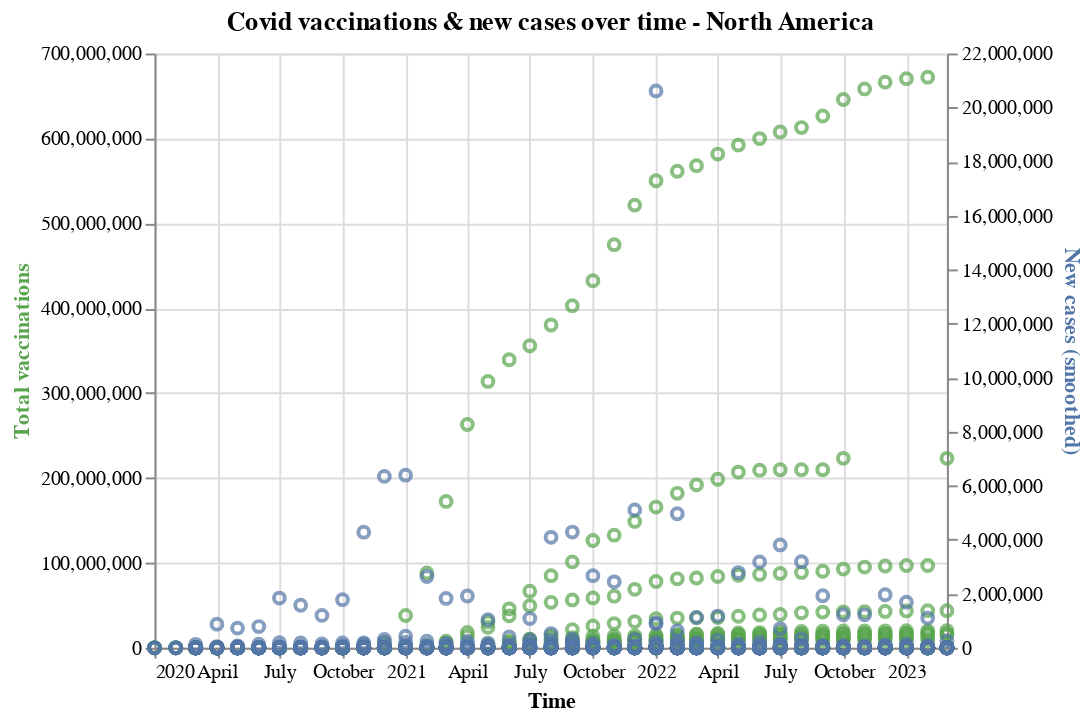

Write notebook code for a chart like this one.
### Markdown cell above
*Observe:* except for certain otliers were  new deaths per million and new cases spiked, there is a decreasing trend with increasing covid vaccination counts.

### Code cell
base = alt.Chart(data_grouped).encode(
    alt.X('month_year:T', axis=alt.Axis(title='Time'))
).properties(title='Covid vaccinations & new cases over time - North America')


point1 = base.mark_point(stroke='#57A44C', interpolate='monotone').encode(
    alt.Y('total_vaccinations',
          axis=alt.Axis(title=' Total vaccinations', titleColor='#57A44C'))
)

point2 = base.mark_point(stroke='#5276A7', interpolate='monotone').encode(
    alt.Y('new_cases_smoothed',
          axis=alt.Axis(title='New cases (smoothed)', titleColor='#5276A7'))
)


alt.layer(point1, point2).resolve_scale(
    y = 'independent'
)

### Figure 1 — Vega-Lite specification as saved in the notebook (floating-point values rounded to 4 significant figures; data arrays with more than 128 entries replaced by an {"elided": "..."} marker saying what was removed)
{"config": {"view": {"continuousWidth": 400, "continuousHeight": 300}}, "layer": [{"mark": {"type": "point", "interpolate": "monotone", "stroke": "#57A44C"}, "encoding": {"x": {"axis": {"title": "Time"}, "field": "month_year", "type": "temporal"}, "y": {"axis": {"title": " Total vaccinations", "titleColor": "#57A44C"}, "field": "total_vaccinations", "type": "quantitative"}}, "title": "Covid vaccinations & new cases over time - North America"}, {"mark": {"type": "point", "interpolate": "monotone", "stroke": "#5276A7"}, "encoding": {"x": {"axis": {"title": "Time"}, "field": "month_year", "type": "temporal"}, "y": {"axis": {"title": "New cases (smoothed)", "titleColor": "#5276A7"}, "field": "new_cases_smoothed", "type": "quantitative"}}, "title": "Covid vaccinations & new cases over time - North America"}], "data": {"name": "data-10f076ef03dd2ea76a880802c3c2923a"}, "resolve": {"scale": {"y": "independent"}}, "$schema": "https://vega.github.io/schema/vega-lite/v4.17.0.json", "datasets": {"data-10f076ef03dd2ea76a880802c3c2923a": {"elided": "1341 records"}}}
